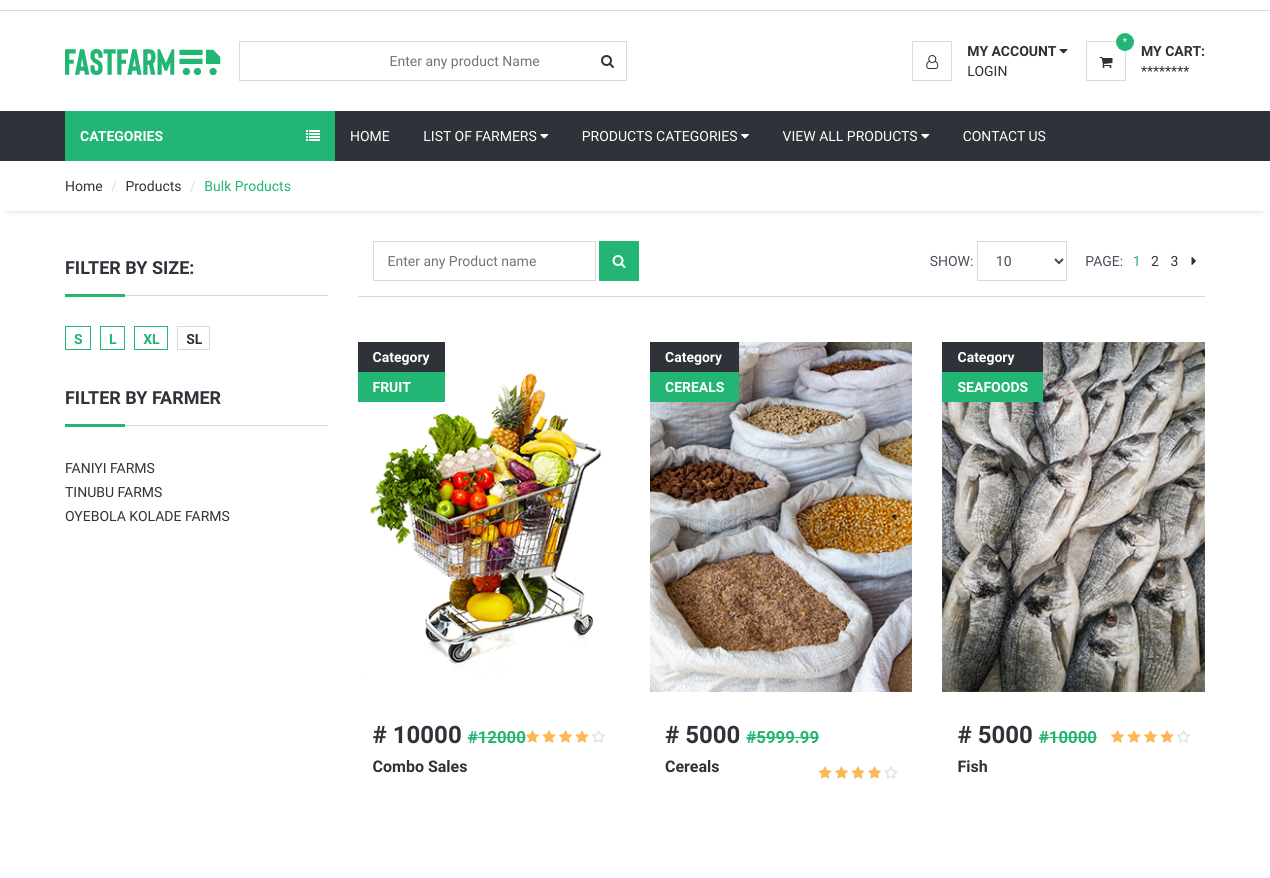
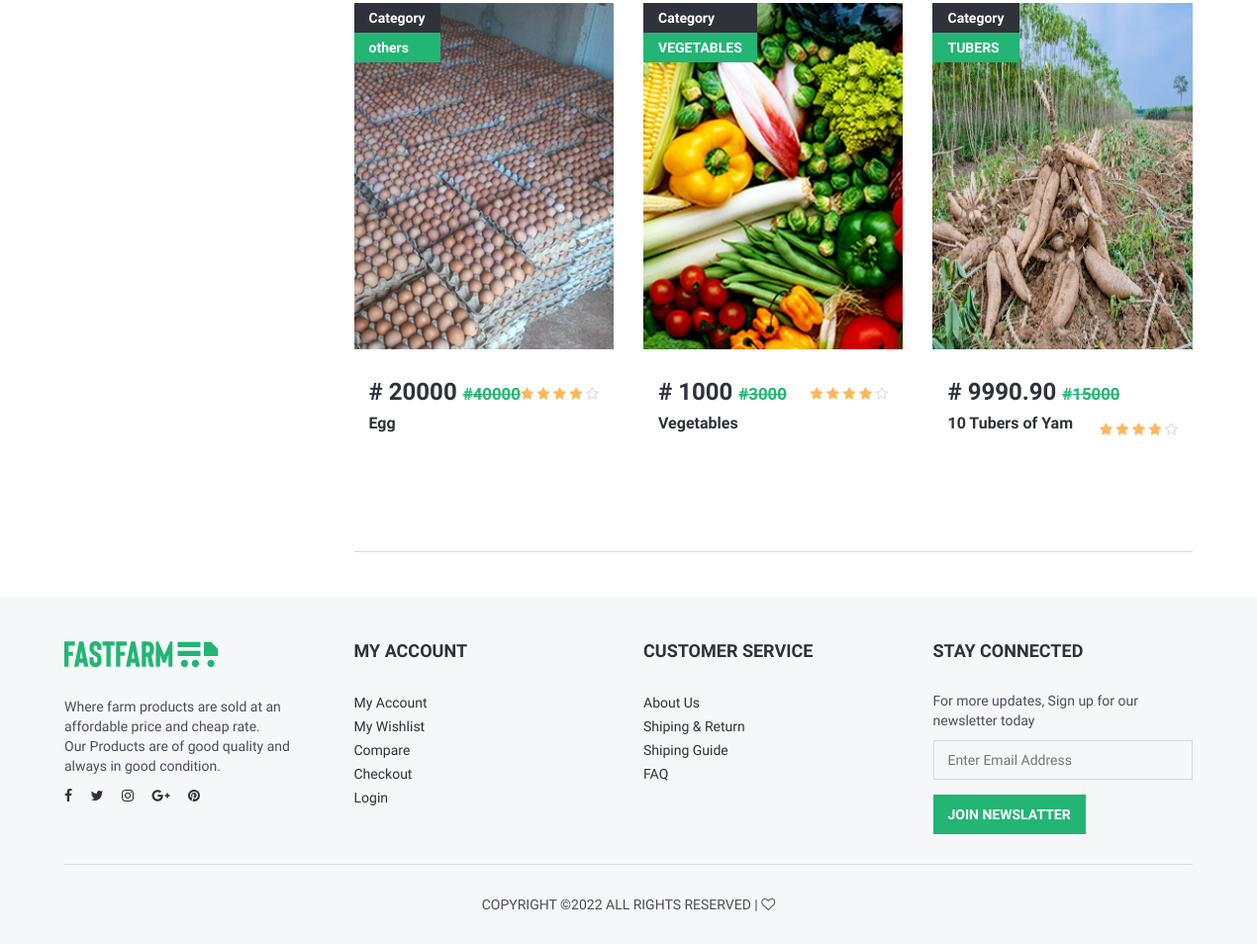
The app's page /userend/bulkproduct.php with its own data (2 pictures, top to bottom).
### tables this page shows
CREATE TABLE `farmersprofile` (
  `id` int(100) NOT NULL,
  `farm_name` varchar(100) NOT NULL,
  `ceo_name` varchar(100) NOT NULL,
  `address` varchar(100) NOT NULL,
  `phoneno` varchar(100) NOT NULL,
  `email` varchar(100) NOT NULL,
  `area_of_specialization` varchar(100) NOT NULL,
  `image` varchar(100) NOT NULL
);

CREATE TABLE `products` (
  `id` int(100) NOT NULL,
  `farm_name` varchar(100) NOT NULL,
  `product_code` varchar(100) NOT NULL,
  `product_name` varchar(100) NOT NULL,
  `category` varchar(100) NOT NULL,
  `price` varchar(100) NOT NULL,
  `formerprice` varchar(100) NOT NULL,
  `size` varchar(100) NOT NULL,
  `quantity` varchar(100) NOT NULL,
  `receive_date` varchar(100) NOT NULL,
  `expiry_date` varchar(100) NOT NULL,
  `product_category` varchar(100) NOT NULL,
  `description` varchar(10000) NOT NULL,
  `image` varchar(100) NOT NULL
);

### userend/bulkproduct.php (the view, shortened to what this page needs)
<?php
include ('header.php');
include ('category.php');
?>
	<div id="breadcrumb">
		<div class="container">
			<ul class="breadcrumb">
				<li><a href="index.php">Home</a></li>
				<li><a href="singleproduct.php">Products</a></li>
				<li class="active">Bulk Products</li>
			</ul>
		</div>
	</div>
	<div class="section">
		<div class="container">
			<div class="row">
				<div id="aside" class="col-md-3">
					<div class="aside">
						<h3 class="aside-title">Filter By Size:</h3>
						<ul class="size-option">
							<li class="active"><a href="#">S</a></li>
							<li class="active"><a href="#">L</a></li>
							<li class="active"><a href="#">XL</a></li>
							<li><a href="#">SL</a></li>
						</ul>
					</div>
				<div class="aside">
						<h3 class="aside-title">Filter by farmer</h3>
						<ul class="list-links">
							<?php
		require_once "connection.php";
		$select_stmt=$db->prepare("SELECT * FROM farmersprofile");
		$select_stmt->execute();
		while($row=$select_stmt->fetch(PDO::FETCH_ASSOC))
		{
		?>
							<li><a href="#"><?php echo $row['farm_name']; ?></a></li>
							<?php
		}
		?>
						</ul>
					</div>
				</div>
				<div id="main" class="col-md-9">
					<div class="store-filter clearfix">
						<div class="pull-left">
							<div class="sort-filter">
								<input type="text" class="input" placeholder="Enter any Product name">
							</div>
							<div class="row-filter">
								<a href="search.php" class="active"><i class="fa fa-search"></i></a>
							</div>
						</div>
						<div class="pull-right">
							<div class="page-filter">
								<span class="text-uppercase">Show:</span>
								<select class="input">
										<option value="0">10</option>
									</select>
							</div>
							<ul class="store-pages">
								<li><span class="text-uppercase">Page:</span></li>
								<li class="active">1</li>
								<li><a href="#">2</a></li>
								<li><a href="#">3</a></li>
								<li><a href="#"><i class="fa fa-caret-right"></i></a></li>
							</ul>
						</div>
					</div>
					<div id="store">
						<div class="row">
													<?php
		require_once "connection.php";
		$select_stmt=$db->prepare("SELECT * FROM products WHERE product_category='bulkproduct' order by id desc");
		$select_stmt->execute();
		while($row=$select_stmt->fetch(PDO::FETCH_ASSOC))
		{
		?>
							<div class="col-md-4 col-sm-6 col-xs-6">
								<div class="product product-single">
									<div class="product-thumb">
										<div class="product-label">
											<span>Category</span>
											<span class="sale"><?php echo $row['category']; ?></span>
										</div>
									<img src="../admin/<?php echo $row['image']; ?>" alt="">
									</div>
									<div class="product-body">
										<h3 class="product-price">&#35; <?php echo $row['price']; ?> <del class="product-old-price">&#35;<?php echo $row['formerprice']; ?></del></h3>
										<div class="product-rating">
											<i class="fa fa-star"></i>
											<i class="fa fa-star"></i>
											<i class="fa fa-star"></i>
											<i class="fa fa-star"></i>
											<i class="fa fa-star-o empty"></i>
										</div>
											<h2 class="product-name"><a href="#"><?php echo $row['product_name']; ?></a></h2> <form class="form-submit">
										</form>
									</div>
								</div>
							</div>
		<?php
		}
		?>
							</div>
						</div>
					</div>
				</div>
			</div>
		</div>
<?php
include('footer.php');
?>

### userend/header.php (shortened to what this page needs)
<!DOCTYPE html>
<html lang="en">
<head>
	<link type="text/css" rel="stylesheet" href="css/bootstrap.min.css" />
	<link type="text/css" rel="stylesheet" href="css/slick.css" />
	<link type="text/css" rel="stylesheet" href="css/slick-theme.css" />
	<link type="text/css" rel="stylesheet" href="css/nouislider.min.css" />
	<link rel="stylesheet" href="css/font-awesome.min.css">
	<link type="text/css" rel="stylesheet" href="css/style.css" />
</head>
<body>
	<header>
		<div id="top-header">
		</div>
		<div id="header">
			<div class="container">
				<div class="pull-left">
					<div class="header-logo">
						<a class="logo" href="index.php">
							<img src="img/logo.png" alt="">
						</a>
					</div>
					<div class="header-search">
					<form  action="search.php" >
							<input class="input search-input" type="text" placeholder="Enter any product Name">
						<a href="search.php"> <button class="search-btn"><i class="fa fa-search"></i></button></a>
						</form>
					</div>
				</div>
				<div class="pull-right">
					 <?php if(!isset($_SESSION['email'])){  ?>
					<ul class="header-btns">
                        <li class="header-account dropdown default-dropdown">
							<div class="dropdown-toggle" role="button" data-toggle="dropdown" aria-expanded="true">
								<div class="header-btns-icon">
									<i class="fa fa-user-o"></i>
								</div>
								<strong class="text-uppercase">My Account <i class="fa fa-caret-down"></i></strong>
							</div>
							<a href="login.php" class="text-uppercase ">Login</a>
						</li>
						<li class="header-cart dropdown default-dropdown">
							<a class="dropdown-toggle" data-toggle="dropdown" aria-expanded="true">
								<div class="header-btns-icon">
									<i class="fa fa-shopping-cart"></i>
									<span class="qty" >*</span>
								</div>
								<strong class="text-uppercase">My Cart:</strong>
								<br>
								<span>********</span>
							</a>
						</li>
					</ul>
					<?php
}
?>
				</div>
			</div>
		</div>
	</header>

### userend/category.php (shortened to what this page needs)
<div id="navigation">
	<div class="container">
		<div id="responsive-nav">
			<div class="category-nav show-on-click">
				<span class="category-header">Categories <i class="fa fa-list"></i></span>
			</div>
			<div class="menu-nav">
				<ul class="menu-list">
					<li><a href="index.php">Home</a></li>
					<li class="dropdown mega-dropdown"><a class="dropdown-toggle" data-toggle="dropdown" aria-expanded="true">LIST OF FARMERS <i class="fa fa-caret-down"></i></a>
					</li>
						<li class="dropdown mega-dropdown full-width"><a class="dropdown-toggle" data-toggle="dropdown" aria-expanded="true">PRODUCTS CATEGORIES <i class="fa fa-caret-down"></i></a>
					</li>
					<li class="dropdown default-dropdown"><a class="dropdown-toggle" data-toggle="dropdown" aria-expanded="true">VIEW ALL PRODUCTS <i class="fa fa-caret-down"></i></a>
					</li>
					<li><a href="#">CONTACT US</a></li>
				</ul>
			</div>
		</div>
	</div>
</div>

### userend/footer.php (shortened to what this page needs)
	<footer id="footer" class="section section-grey">
		<div class="container">
			<div class="row">
				<div class="col-md-3 col-sm-6 col-xs-6">
					<div class="footer">
						<div class="footer-logo">
							<a class="logo" href="#">
		            <img src="./img/logo.png" alt="">
		          </a>
						</div>
						<p>Where farm products are sold at an affordable price and cheap rate.<br>Our Products are of good quality and always in good condition.</p>
						<ul class="footer-social">
							<li><a href="#"><i class="fa fa-facebook"></i></a></li>
							<li><a href="#"><i class="fa fa-twitter"></i></a></li>
							<li><a href="#"><i class="fa fa-instagram"></i></a></li>
							<li><a href="#"><i class="fa fa-google-plus"></i></a></li>
							<li><a href="#"><i class="fa fa-pinterest"></i></a></li>
						</ul>
					</div>
				</div>
				<div class="col-md-3 col-sm-6 col-xs-6">
					<div class="footer">
						<h3 class="footer-header">My Account</h3>
						<ul class="list-links">
							<li><a href="profile.php">My Account</a></li>
							<li><a href="checkout.php">My Wishlist</a></li>
							<li><a href="#">Compare</a></li>
							<li><a href="#">Checkout</a></li>
							<li><a href="login.php">Login</a></li>
						</ul>
					</div>
				</div>
				<div class="col-md-3 col-sm-6 col-xs-6">
					<div class="footer">
						<h3 class="footer-header">Customer Service</h3>
						<ul class="list-links">
							<li><a href="#">About Us</a></li>
							<li><a href="#">Shiping & Return</a></li>
							<li><a href="#">Shiping Guide</a></li>
							<li><a href="#">FAQ</a></li>
						</ul>
					</div>
				</div>
				<div class="col-md-3 col-sm-6 col-xs-6">
					<div class="footer">
						<h3 class="footer-header">Stay Connected</h3>
						<p>For more updates, Sign up for our newsletter today</p>
						<form>
							<div class="form-group">
								<input class="input" placeholder="Enter Email Address">
							</div>
							<button class="primary-btn">Join Newslatter</button>
						</form>
					</div>
				</div>
			</div>
			<hr>
			<div class="row">
				<div class="col-md-8 col-md-offset-2 text-center">
					<div class="footer-copyright">
						Copyright &copy;<script>document.write(new Date().getFullYear());</script> All rights reserved | <i class="fa fa-heart-o" aria-hidden="true"></i>
					</div>
				</div>
			</div>
		</div>
	</footer>
</body>
</html>

### records on screen
farmersprofile: farm_name "FANIYI FARMS"
farmersprofile: farm_name "TINUBU FARMS"
farmersprofile: farm_name "OYEBOLA KOLADE FARMS"
products: category "FRUIT", image (picture), price "10000", formerprice "12000", product_name "Combo Sales"
products: category "CEREALS", image (picture), price "5000", formerprice "5999.99", product_name "Cereals"
products: category "SEAFOODS", image (picture), price "5000", formerprice "10000", product_name "Fish"
products: category "others", image (picture), price "20000", formerprice "40000", product_name "Egg"
products: category "VEGETABLES", image (picture), price "1000", formerprice "3000", product_name "Vegetables"
products: category "TUBERS", image (picture), price "9990.90", formerprice "15000", product_name "10 Tubers of Yam"
